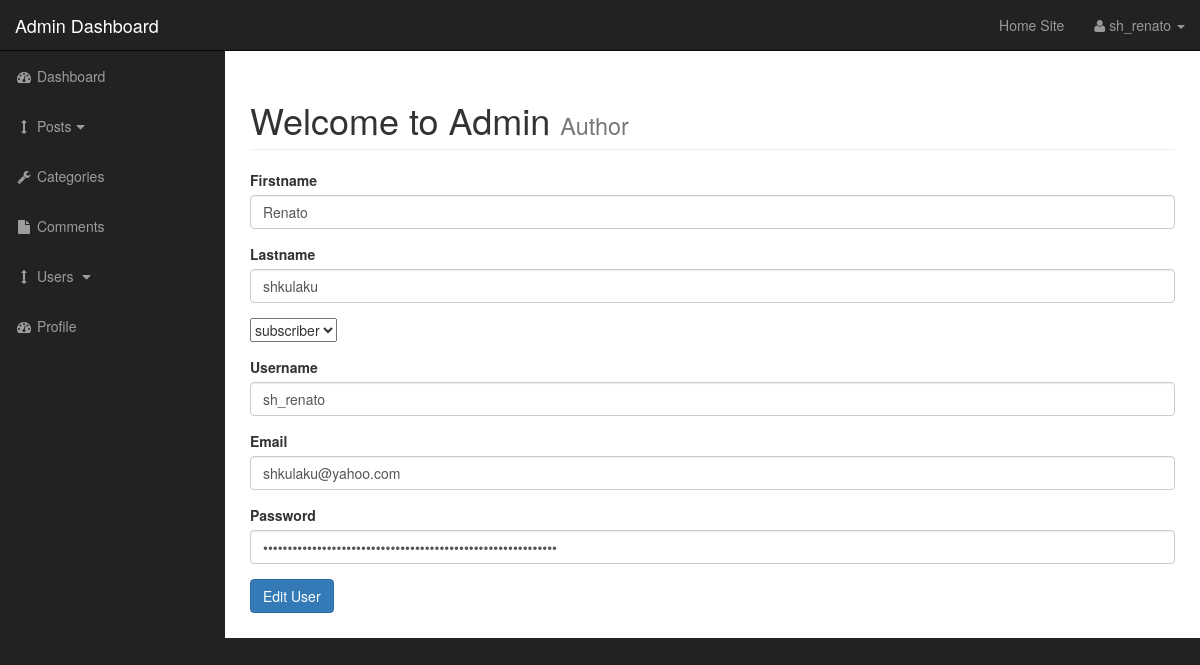
Page /admin/users.php?source=edit_user&edit_user=11 (signed in) on the committed database.
### tables this page shows
CREATE TABLE `users` (
  `user_id` int(3) NOT NULL,
  `username` varchar(255) NOT NULL,
  `user_password` varchar(255) NOT NULL,
  `user_firstname` varchar(255) NOT NULL,
  `user_lastname` varchar(255) NOT NULL,
  `user_email` varchar(255) NOT NULL,
  `user_image` text NOT NULL,
  `user_role` varchar(255) NOT NULL,
  `randSalt` varchar(255) NOT NULL DEFAULT '$2y$10$iusesomecrazystrings22'
);

### admin/includes/edit_user.php (the view, shortened to what this page needs)
<?php
if(isset($_GET['edit_user'])){
    $the_user_id = $_GET['edit_user'];
     $query = "SELECT * FROM users WHERE user_id = $the_user_id";
     $select_users = mysqli_query($connection, $query);
while($row = mysqli_fetch_assoc($select_users)){
     $username = $row['username'];
     $user_password = $row['user_password'];
     $user_firstname = $row['user_firstname'];
     $user_lastname = $row['user_lastname'];
     $user_email = $row['user_email'];
    $user_role = $row['user_role'];
}
}
?>
<form action="" method = "post" enctype ="multipart/form-data">
<div class="form-group">
    <label for="title">Firstname</label>
    <input type="text" value="<?php echo $user_firstname; ?>" class="form-control" name = "user_firstname">
</div>
<div class="form-group">
   <label for="post_status">Lastname</label>
   <input type="text" value="<?php echo $user_lastname; ?>"  class="form-control" name = "user_lastname">
</div>
<div class="form-group">
   <select  name="user_role" id="">
<option value="<?php echo $user_role ?>"><?php echo $user_role ?></option>
   </select>
</div>
<div class="form-group">
    <label for="username">Username</label>
    <input type="text" value="<?php echo $username; ?>" class="form-control" name = "username">
</div>
<div class="form-group">
    <label for="user_email">Email</label>
    <input type="email" value="<?php echo $user_email; ?>"  class="form-control" name = "user_email">
</div>
   <div class="form-group">
    <label for="user_password">Password</label>
    <input type="password" value="<?php echo $user_password; ?>" class="form-control" name = "user_password">
</div>
<div class="form-group">
    <input class = "btn btn-primary" type="submit" name = "edit_user" value = "Edit User">
</div>
</form>

### admin/css/sb-admin.css (style rules this page uses)
body { margin-top: 100px; background-color: #222; }
@media (min-width:768px) { body { margin-top: 50px; } }

### rows in the picture
users: user_firstname "Renato", user_lastname "shkulaku", user_role "subscriber", username "sh_renato", user_email "shkulaku@yahoo.com"

### other values in the picture
$_SESSION['username'] "sh_renato"
